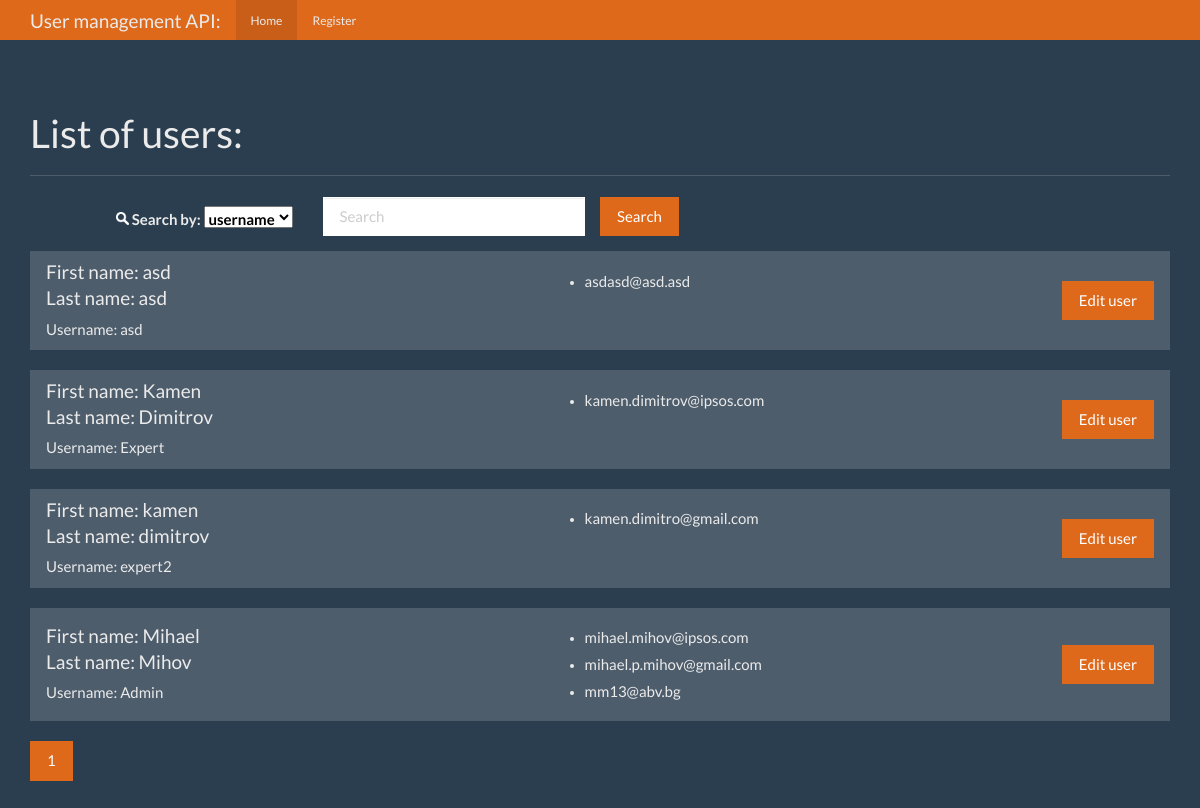
Before: / with the older database file.
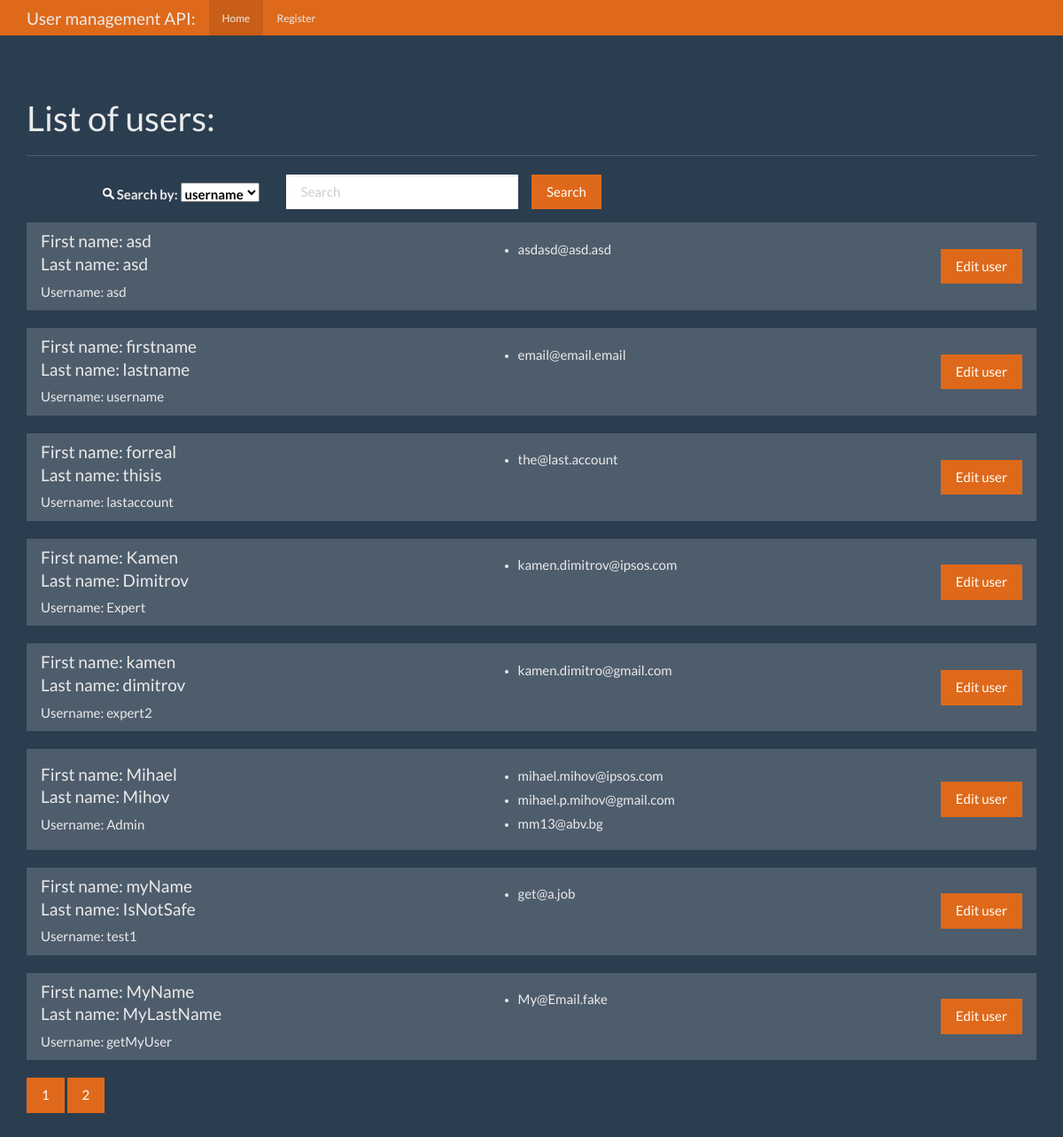
After: the same page with the newer database file.
### app.py (models this page shows, shortened)
class Users(db.Model):
    id = db.Column(db.Integer, primary_key=True, nullable=False)
    username = db.Column(db.String(80), unique=True, nullable=False)
    firstname = db.Column(db.String(80), nullable=False)
    lastname = db.Column(db.String(80), nullable=False)
    emails = db.relationship('Emaildb', backref='users', lazy='dynamic')

class Emaildb(db.Model):
    id = db.Column(db.Integer, primary_key=True)
    email = db.Column(db.String(120), nullable=False)
    user_id = db.Column(db.Integer, db.ForeignKey('users.id'))

### app.py (the view, shortened to what this page needs)
@app.route('/', methods=['GET', 'POST'])
def index():
    sel1 = sel2 = ""
    page = request.args.get('page', 1, type=int)
    per_page = 8
    if request.method == 'GET':
        sel1 = "selected"
        users = Users.query.order_by(func.lower(Users.firstname)).paginate(page=page,per_page=per_page)
        print(users.per_page)
        return render_template('home.html', sel1=sel1, sel2=sel2, users=users)

### templates/home.html (shortened to what this page needs)
{% extends "base.html" %}
  {% block body %}
    <nav class="navbar navbar-inverse navbar-fixed-top">
      <div class="container">
        <div class="navbar-header">
          <a class="navbar-brand" href="{{ url_for('index') }}">User management API:</a>
        </div>
        <div id="navbar" class="navbar-nav mr-auto">
          <ul class="nav navbar-nav">
            <li class="active"><a href="{{ url_for('index') }}">Home</a></li>
            <li><a href="{{ url_for('register') }}">Register</a></li>
          </ul>
        </div>
      </div>
    </nav>
    <div class="container theme-showcase" role="main">
      <div class="page-header">
        <h1>List of users:</h1>
      </div>
      <form class="form-horizontal" method="POST" action="{{ url_for('index') }}">
        <fieldset>
          <div class="form-group">
            <label for="find_user" class="col-lg-3 control-label" style="font-size: 1em;"><img src="{{ url_for('static', filename='search.png') }}" height="13px" style="vertical-align: baseline;"> Search by:
              <select name='search_by' style="color: black;">
                <option value="1" {{ sel1 }}>username</option>
              </select>
            </label>
            <div>
              <div class="col-lg-3"><input type="text" class="form-control" name="find_user" placeholder="Search" value="{{ old_srch }}"></div>
              <div><button type="submit" class="btn btn-primary">Search</button></div>
            </div>
          </div>
        </fieldset>
      </form>
      {% for user in users.items %}
      <div class="row">
        <div class="col-lg-12">
          <div class="list-group">
            <div class="list-group-item">
              <table style="width: 100%;">
                <tr>
                  <td style="width: 45%;">
                    <h4 class="list-group-item-heading">First name: {{ user.firstname }} </h4>
                    <h4 class="list-group-item-heading">Last name: {{ user.lastname }} </h4>
                    <h5 class="list-group-item-text">Username: {{ user.username }}</h5>
                  </td>
                  <td style="float: left;">
                    <ul>
                      {% for email in user.emails.all() %}
                      {% if email.user_id == user.id %}
                      <li><h5>{{ email.email }}</h5></li>
                      {% endif %}
                      {% endfor %}
                    </ul>
                  </td>
                  <td style="width: 15%;"><a href="{{ url_for('edit', user_id=user.id) }}"  class="btn btn-primary" style="float: right;">Edit user</a></td>
                </tr>
              </table>
            </div>
          </div>
        </div>
      </div>
      {% endfor %}
      {% for page_num in users.iter_pages() %}
        {% if page_num %}
          {% if users.page == page_num %}
            <a class="btn btn-primary" href="{{ url_for('index', page=page_num) }}">{{ page_num }}</a>
          {% else %}
            <a class="btn btn-primary" href="{{ url_for('index', page=page_num) }}">{{ page_num }}</a>
          {% endif %}
        {% else %}
          ...
        {% endif %}
      {% endfor %}
    </div>
  {% endblock %}

### templates/base.html (shortened to what this page needs)
<!DOCTYPE html>
<html lang="en">
  <head>
    <link href="{{ url_for('static', filename='bootstrap.min.css') }}" rel="stylesheet">
    <link href="{{ url_for('static', filename='theme.css') }}" rel="stylesheet">
  </head>
  <body>
  {% block body %} {% endblock %}
  </body>
</html>

### static/theme.css (style rules this page uses)
body { padding-top: 70px; padding-bottom: 30px; }

Changed rows visible on the page:
added Users: firstname "firstname", lastname "lastname", username "username"
added Emaildb: email "email@email.email", shown under "firstname"
added Users: firstname "forreal", lastname "thisis", username "lastaccount"
added Emaildb: email "the@last.account", shown under "forreal"
added Users: firstname "myName", lastname "IsNotSafe", username "test1"
added Emaildb: email "get@a.job", shown under "myName"
added Users: firstname "MyName", lastname "MyLastName", username "getMyUser"
added Emaildb: email "My@Email.fake", shown under "MyName"
Other visible differences:
new list line: "2"
